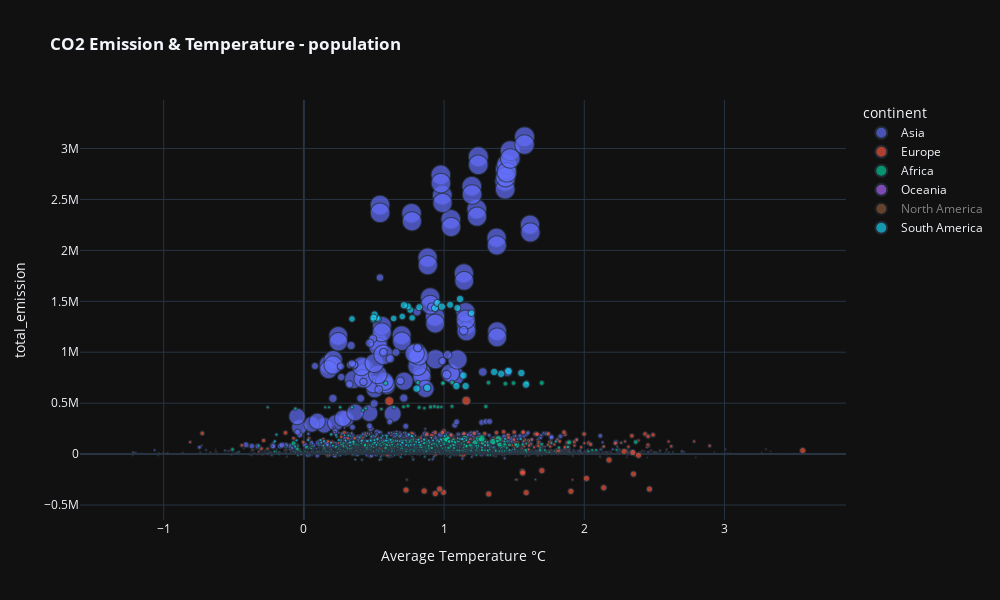

Notebook code cell kept with this figure:
### Code cell
fig = px.scatter(emission_data, emission_data["Average Temperature °C"],
           emission_data["total_emission"], 
           size= "total population", 
           title = "<b>CO2 Emission & Temperature - population", 
           template="plotly_dark", 
           color ="continent")
fig.update_layout(width = 1000, height = 600)
fig.show()

### Figure 1 — Plotly figure (JSON) as saved in the notebook; plotly's stock layout.template omitted (floating-point values rounded to 4 significant figures; data arrays with more than 128 entries replaced by an {"elided": "..."} marker saying what was removed)
{"data": [{"hovertemplate": "continent=Asia<br>Average Temperature °C=%{x}<br>total_emission=%{y}<br>total population=%{marker.size}<extra></extra>", "legendgroup": "Asia", "marker": {"color": "#636efa", "size": {"elided": "1565 float values"}, "sizemode": "area", "sizeref": 3641000.0, "symbol": "circle"}, "mode": "markers", "name": "Asia", "showlegend": true, "type": "scattergl", "visible": true, "x": {"elided": "1565 float values"}, "xaxis": "x", "y": {"elided": "1565 float values"}, "yaxis": "y"}, {"hovertemplate": "continent=Europe<br>Average Temperature °C=%{x}<br>total_emission=%{y}<br>total population=%{marker.size}<extra></extra>", "legendgroup": "Europe", "marker": {"color": "#EF553B", "size": {"elided": "1439 float values"}, "sizemode": "area", "sizeref": 3641000.0, "symbol": "circle"}, "mode": "markers", "name": "Europe", "showlegend": true, "type": "scattergl", "visible": true, "x": {"elided": "1439 float values"}, "xaxis": "x", "y": {"elided": "1439 float values"}, "yaxis": "y"}, {"hovertemplate": "continent=Africa<br>Average Temperature °C=%{x}<br>total_emission=%{y}<br>total population=%{marker.size}<extra></extra>", "legendgroup": "Africa", "marker": {"color": "#00cc96", "size": {"elided": "1711 int values"}, "sizemode": "area", "sizeref": 3641000.0, "symbol": "circle"}, "mode": "markers", "name": "Africa", "showlegend": true, "type": "scattergl", "x": {"elided": "1711 float values"}, "xaxis": "x", "y": {"elided": "1711 float values"}, "yaxis": "y"}, {"hovertemplate": "continent=Oceania<br>Average Temperature °C=%{x}<br>total_emission=%{y}<br>total population=%{marker.size}<extra></extra>", "legendgroup": "Oceania", "marker": {"color": "#ab63fa", "size": {"elided": "710 int values"}, "sizemode": "area", "sizeref": 3641000.0, "symbol": "circle"}, "mode": "markers", "name": "Oceania", "showlegend": true, "type": "scattergl", "x": {"elided": "710 float values"}, "xaxis": "x", "y": {"elided": "710 float values"}, "yaxis": "y"}, {"hovertemplate": "continent=North America<br>Average Temperature °C=%{x}<br>total_emission=%{y}<br>total population=%{marker.size}<extra></extra>", "legendgroup": "North America", "marker": {"color": "#FFA15A", "size": {"elided": "1137 float values"}, "sizemode": "area", "sizeref": 3641000.0, "symbol": "circle"}, "mode": "markers", "name": "North America", "showlegend": true, "type": "scattergl", "visible": "legendonly", "x": {"elided": "1137 float values"}, "xaxis": "x", "y": {"elided": "1137 float values"}, "yaxis": "y"}, {"hovertemplate": "continent=South America<br>Average Temperature °C=%{x}<br>total_emission=%{y}<br>total population=%{marker.size}<extra></extra>", "legendgroup": "South America", "marker": {"color": "#19d3f3", "size": {"elided": "403 int values"}, "sizemode": "area", "sizeref": 3641000.0, "symbol": "circle"}, "mode": "markers", "name": "South America", "showlegend": true, "type": "scattergl", "visible": true, "x": {"elided": "403 float values"}, "xaxis": "x", "y": {"elided": "403 float values"}, "yaxis": "y"}], "layout": {"height": 600, "legend": {"itemsizing": "constant", "title": {"text": "continent"}, "tracegroupgap": 0}, "title": {"text": "<b>CO2 Emission & Temperature - population"}, "width": 1000, "xaxis": {"anchor": "y", "autorange": true, "domain": [0, 1], "range": [-1.597, 3.867], "title": {"text": "Average Temperature °C"}, "type": "linear"}, "yaxis": {"anchor": "x", "autorange": true, "domain": [0, 1], "range": [-647100.0, 3477000.0], "title": {"text": "total_emission"}, "type": "linear"}}}
